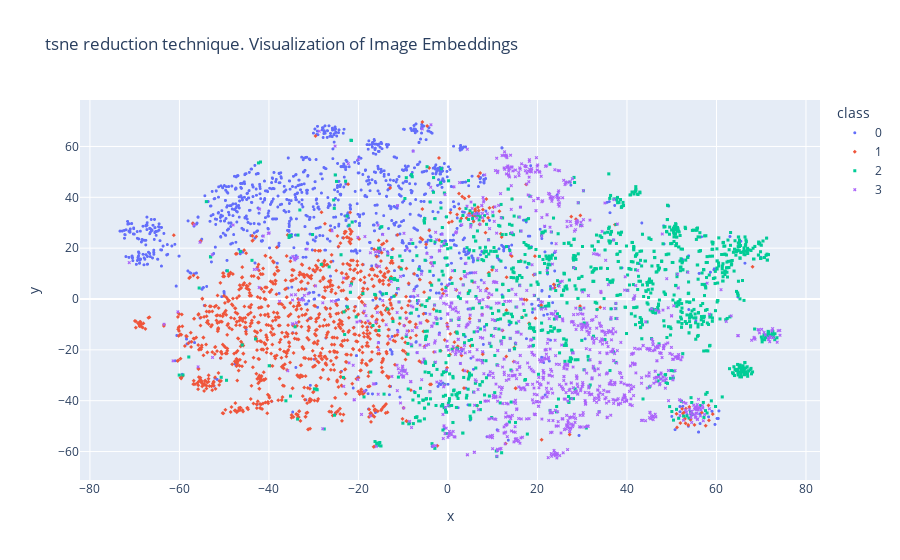
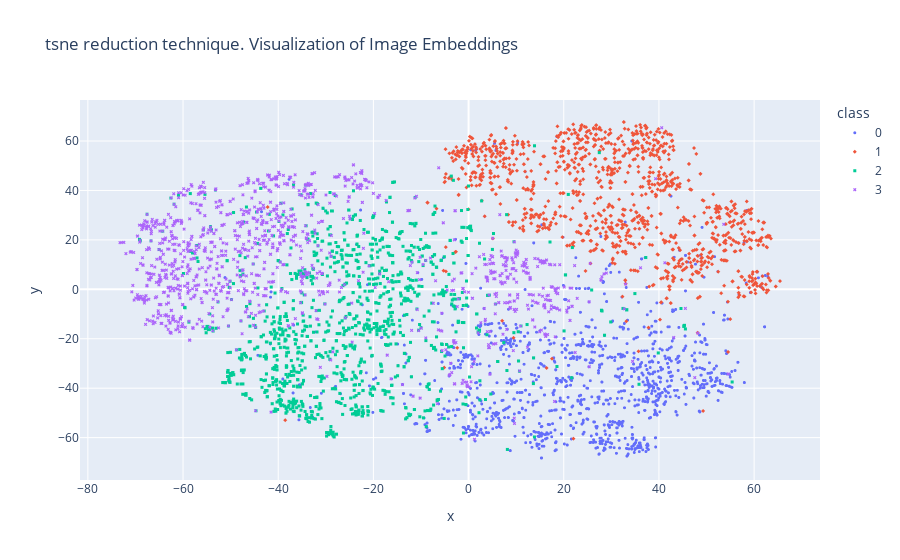

Write notebook code for charts like these, in order.
### Code cell
plot_embeddings(X_tfidf.toarray(), 0, symbol="class", reduction_techniques="tsne", color="class")
plot_embeddings(X_sbert, 0, symbol="class", reduction_techniques="tsne", color="class")

### Figure 1 — Plotly figure (JSON) as saved in the notebook; plotly's stock layout.template omitted (floating-point values rounded to 4 significant figures; data arrays with more than 128 entries replaced by an {"elided": "..."} marker saying what was removed)
{"data": [{"hovertemplate": "class=0<br>x=%{x}<br>y=%{y}<extra></extra>", "legendgroup": "0", "marker": {"color": "#636efa", "size": 3, "symbol": "circle"}, "mode": "markers", "name": "0", "showlegend": true, "textfont": {"size": 25}, "type": "scattergl", "x": {"elided": "1250 float values"}, "xaxis": "x", "y": {"elided": "1250 float values"}, "yaxis": "y"}, {"hovertemplate": "class=1<br>x=%{x}<br>y=%{y}<extra></extra>", "legendgroup": "1", "marker": {"color": "#EF553B", "size": 3, "symbol": "diamond"}, "mode": "markers", "name": "1", "showlegend": true, "textfont": {"size": 25}, "type": "scattergl", "x": {"elided": "1250 float values"}, "xaxis": "x", "y": {"elided": "1250 float values"}, "yaxis": "y"}, {"hovertemplate": "class=2<br>x=%{x}<br>y=%{y}<extra></extra>", "legendgroup": "2", "marker": {"color": "#00cc96", "size": 3, "symbol": "square"}, "mode": "markers", "name": "2", "showlegend": true, "textfont": {"size": 25}, "type": "scattergl", "x": {"elided": "1250 float values"}, "xaxis": "x", "y": {"elided": "1250 float values"}, "yaxis": "y"}, {"hovertemplate": "class=3<br>x=%{x}<br>y=%{y}<extra></extra>", "legendgroup": "3", "marker": {"color": "#ab63fa", "size": 3, "symbol": "x"}, "mode": "markers", "name": "3", "showlegend": true, "textfont": {"size": 25}, "type": "scattergl", "x": {"elided": "1250 float values"}, "xaxis": "x", "y": {"elided": "1250 float values"}, "yaxis": "y"}], "layout": {"legend": {"title": {"text": "class"}, "tracegroupgap": 0}, "title": {"text": "tsne reduction technique. Visualization of Image Embeddings"}, "xaxis": {"anchor": "y", "domain": [0, 1], "title": {"text": "x"}}, "yaxis": {"anchor": "x", "domain": [0, 1], "title": {"text": "y"}}}}

### Figure 2 — Plotly figure (JSON) as saved in the notebook; plotly's stock layout.template omitted (floating-point values rounded to 4 significant figures; data arrays with more than 128 entries replaced by an {"elided": "..."} marker saying what was removed)
{"data": [{"hovertemplate": "class=0<br>x=%{x}<br>y=%{y}<extra></extra>", "legendgroup": "0", "marker": {"color": "#636efa", "size": 3, "symbol": "circle"}, "mode": "markers", "name": "0", "showlegend": true, "textfont": {"size": 25}, "type": "scattergl", "x": {"elided": "1250 float values"}, "xaxis": "x", "y": {"elided": "1250 float values"}, "yaxis": "y"}, {"hovertemplate": "class=1<br>x=%{x}<br>y=%{y}<extra></extra>", "legendgroup": "1", "marker": {"color": "#EF553B", "size": 3, "symbol": "diamond"}, "mode": "markers", "name": "1", "showlegend": true, "textfont": {"size": 25}, "type": "scattergl", "x": {"elided": "1250 float values"}, "xaxis": "x", "y": {"elided": "1250 float values"}, "yaxis": "y"}, {"hovertemplate": "class=2<br>x=%{x}<br>y=%{y}<extra></extra>", "legendgroup": "2", "marker": {"color": "#00cc96", "size": 3, "symbol": "square"}, "mode": "markers", "name": "2", "showlegend": true, "textfont": {"size": 25}, "type": "scattergl", "x": {"elided": "1250 float values"}, "xaxis": "x", "y": {"elided": "1250 float values"}, "yaxis": "y"}, {"hovertemplate": "class=3<br>x=%{x}<br>y=%{y}<extra></extra>", "legendgroup": "3", "marker": {"color": "#ab63fa", "size": 3, "symbol": "x"}, "mode": "markers", "name": "3", "showlegend": true, "textfont": {"size": 25}, "type": "scattergl", "x": {"elided": "1250 float values"}, "xaxis": "x", "y": {"elided": "1250 float values"}, "yaxis": "y"}], "layout": {"legend": {"title": {"text": "class"}, "tracegroupgap": 0}, "title": {"text": "tsne reduction technique. Visualization of Image Embeddings"}, "xaxis": {"anchor": "y", "domain": [0, 1], "title": {"text": "x"}}, "yaxis": {"anchor": "x", "domain": [0, 1], "title": {"text": "y"}}}}
